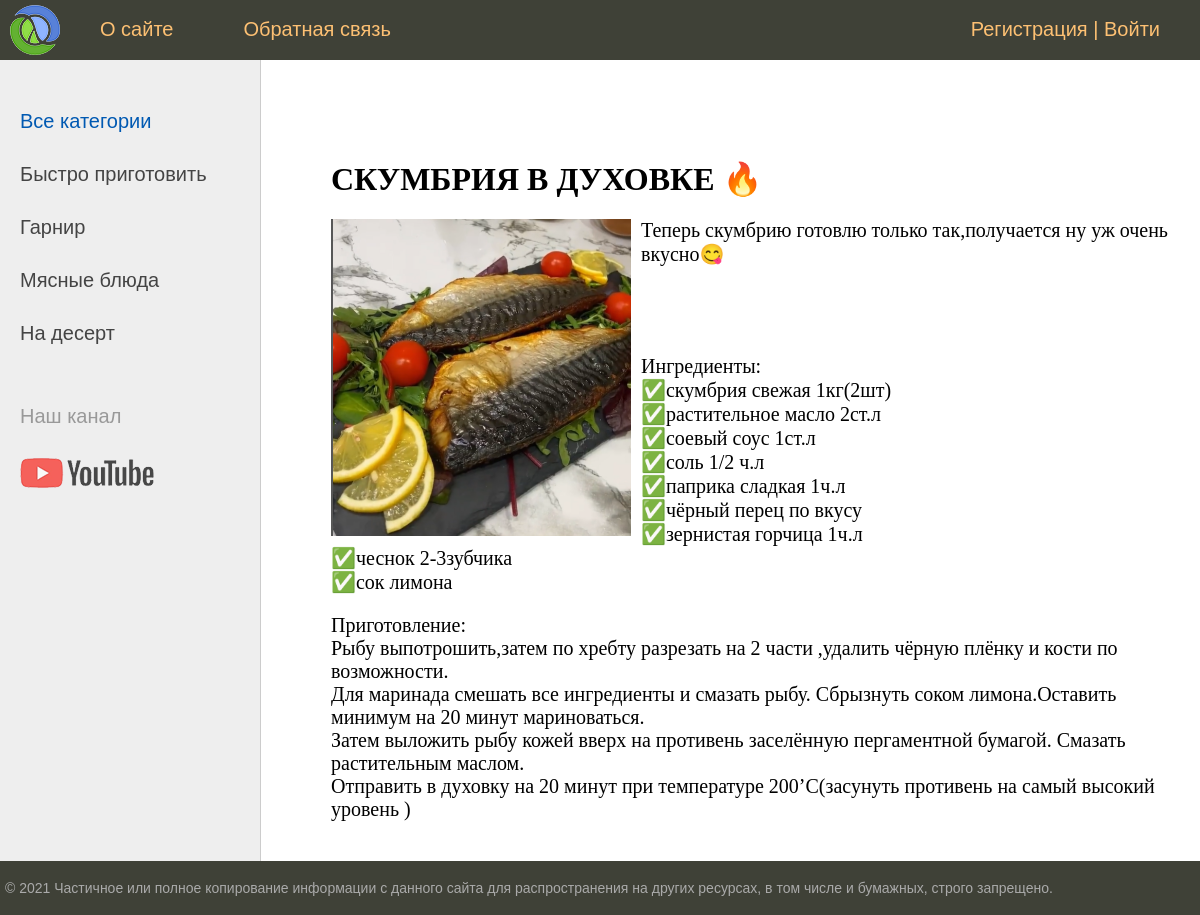
/post/skumbriya-v-duhovke/, run on the app's committed database.
### women/models.py (models this page shows, shortened)
class Category(models.Model):
    name = models.CharField(max_length=100, db_index=True, verbose_name="Категория")
    slug = models.SlugField(max_length=255, unique=True, db_index=True, verbose_name="URL")
    def get_absolute_url(self):
        return reverse('category', kwargs={'cat_slug': self.slug})
    class Meta:
        verbose_name = 'Категория'
        verbose_name_plural = 'Категории'
        ordering = ['id']

class Women(models.Model): # тут нет полей id и проч так как мы их наследуем из базового класса
    title = models.CharField(max_length=255, verbose_name="Заголовок")
    slug = models.SlugField(max_length=255, unique=True, db_index=True, verbose_name="URL")
    content = models.TextField(blank=True, verbose_name="Текст статьи")
    photo = models.ImageField(upload_to="photos/%Y/%m/%d/", verbose_name="Фото")
    time_create = models.DateTimeField(auto_now_add=True, verbose_name="Время создания")
    time_update = models.DateTimeField(auto_now=True, verbose_name="Время изменения")
    is_published = models.BooleanField(default=True, verbose_name="Публикация")
    cat = models.ForeignKey('Category', on_delete=models.PROTECT, verbose_name="Категории", related_name='get_posts')
    def __str__(self):
        return self.title
    class Meta:
        verbose_name = 'Рецепты'
        verbose_name_plural = 'Рецепты'

### women/views.py (the view)
# urls.py: path('post/<slug:post_slug>/', ShowPost.as_view(), name='post'),
class ShowPost(DataMixin, DetailView):
    model = Women
    template_name = 'women/post.html'
    slug_url_kwarg = 'post_slug'
    context_object_name = 'post'
    def get_context_data(self, *, object_list=None, **kwargs):
        context = super().get_context_data(**kwargs)
        c_def = self.get_user_context(title=context['post'])
        return dict(list(context.items()) + list(c_def.items()))

### women/utils.py (called while the page is built)
    def get_user_context(self, **kwargs):
        context = kwargs
        cats = cache.get('cats')
        if not cats:
            cats = Category.objects.annotate(Count('get_posts'))
            cache.set('cats', cats, 60)
        user_menu = menu.copy()
        if not self.request.user.is_authenticated:
            user_menu.pop(1)
        context['menu'] = user_menu
        context['cats'] = cats
        if 'cat_selected' not in context:
            context['cat_selected'] = 0
        return context

### women/templates/women/post.html
{% extends 'women/base.html' %}
{% block content %}
<h1>{{post.title}}</h1>
{% if post.photo %}
<p><img class="img-article-left" src="{{post.photo.url}}"></p>
{% endif %}
{{post.content|linebreaks}}
{% endblock %}

### women/templates/women/base.html (shortened to what this page needs)
{% load static %}
{% load women_tags %}
<!DOCTYPE html>
<html>
<head>
	<link type="text/css" href="{% static 'women/css/styles.css' %}" rel="stylesheet" />
</head>
<body>
<table class="table-page" border=0 cellpadding="0" cellspacing="0">
<tr><td valign=top>
{% block mainmenu %}
		<div class="header">
			<ul id="mainmenu" class="mainmenu">
			<li class="logo"><a href="{% url 'home' %}"><div class="logo"></div></a></li>
{% for m in menu %}
			<li><a href="{% url m.url_name %}">{{m.title}}</a></li>
{% endfor %}
				{% if request.user.is_authenticated %}
				<li class="last"> {{user.username}} | <a href="{% url 'logout' %}">Выйти</a></li>
				{% else %}
				<li class="last"><a href="{% url 'register' %}">Регистрация</a> | <a href="{% url 'login' %}">Войти</a></li>
				{% endif %}
			</ul>
		</div>
{% endblock mainmenu %}
<table class="table-content" border=0 cellpadding="0" cellspacing="0">
<tr>
	<td valign="top" class="left-chapters">
	<ul id="leftchapters">
{% if cat_selected == 0 %}
		<li class="selected">Все категории</li>
{% else %}
		<li><a href="{% url 'home' %}">Все категории</a></li>
{% endif %}
{% for c in cats %}
{% if c.get_posts__count > 0 %}
	{% if c.pk == cat_selected %}
		<li class="selected">{{c.name}}</li>
	{% else %}
		<li><a href="{{ c.get_absolute_url }}">{{c.name}}</a></li>
	{% endif %}
{% endif %}
{% endfor %}
		<li class="share">
		<p>Наш канал</p>
		<a class="share-yt" href="https://www.youtube.com/channel/UClJzWfGWuGJL2t-3dYKcHTA/playlists" target="_blank" rel="nofollow"></a>
		</li>
	</ul>
</td>
<td valign="top" class="content">
	<div class="content-text">
{% block content %}
{% endblock %}
	</div>
</td></tr></table>
</td></tr>
<tr><td valign=top>
	<div id="footer">
		<p>&copy; 2021 Частичное или полное копирование информации с данного сайта для распространения на других ресурсах, в том числе и бумажных, строго запрещено.</p>
	</div>
</td></tr></table>
</body>
</html>

### women/static/women/css/styles.css (style rules this page uses)
html, body { font-family: 'Arial'; margin: 0; padding: 0; height: 100%; width: 100%; color: #444; }
a { color: #0059b2; text-decoration: none; }
img { max-width: 600px; height: auto; }
img.img-article-left { max-width: 300px; height: auto; float: left; padding: 0 10px 10px 0; }
.table-page { width: 100%; height: 100%; vertical-align: top; }
.table-page tr { height: 100%; }
.header { background: #3F4137; height: 60px; }
.logo { background: url('../images/logo.png') no-repeat 10px 5px; width: 70px; height: 60px; }
ul.mainmenu { list-style: none; margin: 0; padding: 0; height: 60px; color: #fdc073; font-size: 20px; overflow: hidden; }
ul.mainmenu li { float: left; margin: 18px 40px 0 30px; }
ul.mainmenu li.logo { margin: 0; }
ul.mainmenu li.last { float: right; }
ul.mainmenu li a { color: #fdc073; text-decoration: none; }
.table-content { width: 100%; min-height: 100%; height: 100%; }
.left-chapters { margin: 0; background: #eee; border-right: 1px solid #ccc; min-height: 100%; }
.left-chapters ul { width: 230px; min-height: 100%; margin: 0; padding: 20px 10px 10px 20px; list-style: none; font-size: 20px; }
.left-chapters ul li { margin: 30px 0 0 0; color: #999; }
.left-chapters ul li.selected { color: #0059b2; }
.left-chapters ul li a { color: #444; text-decoration: none; }
.left-chapters ul li.share { margin: 60px 0 0 0; }
.left-chapters ul li.share p { margin: 30px 0 30px 0; }
.left-chapters ul li.share a { display: inline-block; width: 40px; height: 40px; margin: 0 20px 0 0; }
.left-chapters ul li.share a.share-yt { width: 100%; height: 30px; background: url('../images/share_yt.png') no-repeat 0 0 }
.content { padding: 40px 20px 20px 40px; width: 100%; box-sizing: border-box; }
.content-text { margin: 60px 0 0 30px; color: #000; font-size: 20px; font-family: Yandex Sans Display Light; }
.content-text h1 { font-size: 32px; }
#footer { box-sizing: border-box; background: #3F4137; padding: 5px; color: #aaa; font-size: 14px; font-family: Verdana, Geneva, Arial, Helvetica; text-align: left; overflow: hidden; }

### data on the page
Category: name "Быстро приготовить"
Category: name "Гарнир"
Category: name "Мясные блюда"
Category: name "На десерт"
Women: title "СКУМБРИЯ В ДУХОВКЕ 🔥", photo (picture), content "Теперь скумбрию готовлю только так,получается ну уж очень вкусно😋 Ингредиенты: ✅скумбрия свежая 1кг(2шт) ✅растительное масло 2ст.л ✅соевый соус 1ст.л ✅соль 1/2 ч.л ✅паприка сладкая 1ч.л ✅чёрный перец по вкусу ✅зернистая горчица 1ч.л ✅чеснок 2-3зубчика ✅сок лимона Приготовление: Рыбу выпотрошить,затем по хребту разрезать на 2 части ,удалить чёрную плёнку и кости по возможности. Для маринада смешать все ингредиенты и смазать рыбу. Сбрызнуть соком лимона.Оставить минимум на 20 минут мариноваться. Затем выложить рыбу кожей вверх на противень заселённую пергаментной бумагой. Смазать растительным маслом. Отправить в духовку на 20 минут при температуре 200’С(засунуть противень на самый высокий…"

### other printed values
{{ m.title }} "О сайте" "Обратная связь"
